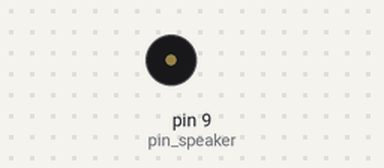
Recording of a sketch running on a simulated Arduino Uno, built with avr-gcc and run on an emulated ATmega328P. Shown: buzzer (waves = sounding, pin HIGH). Pins used as bus, display or sensor lines are not drawn.

Above: at 0.1 s.
Timing chart, 0 to 0.1 s (numbered marks = the images above):
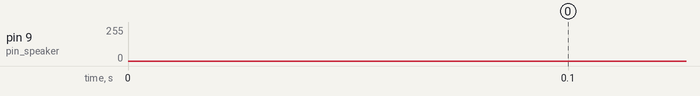

The sketch:

audio.ino
```cpp
#include "PWMSine.h"


#define pin_speaker 9  // needs to be supported by TimerOne


void setup()
{
    PWMSine_setup();
    Serial.begin(9600);
}


void loop()
{
    PWMSine_tone(pin_speaker, 440, 128);
    delay(1000);
    PWMSine_tone(pin_speaker, 440, 255);
    delay(1000);
    PWMSine_noTone(pin_speaker);
    delay(2000);
}
```

PWMSine.cpp
```cpp
// https://github.com/PaulStoffregen/TimerOne
// version 1.1.0 (git tag 1.1)
#include <TimerOne.h>

#include "PWMSine.h"
#include "sinlut.h"

uint8_t tone_pin;
uint8_t tone_amplitude;
// number of sine wave points per interrupt * 64
// (*64 increases resolution)
uint16_t tone_k;


void timer1_ISR()
{
    static uint16_t i = 0;
    i += tone_k;
    int16_t value = int8_t(pgm_read_byte_near(sin_LUT + (uint8_t)(i/64))) * tone_amplitude / 64;
    Timer1.setPwmDuty(tone_pin, value + 512);
}


void PWMSine_setup()
{
    Timer1.initialize(timer1_us);
    Timer1.stop();
    Timer1.attachInterrupt(timer1_ISR);
}


void PWMSine_tone(uint8_t pin, uint16_t freq, uint8_t amplitude)
{
    tone_k = 64UL * timer1_us * 256UL / (1000000UL/freq);
    tone_pin = pin;
    tone_amplitude = amplitude;
    //Serial.print("k: ");
    //Serial.println(tone_k);
    //Serial.print("ampl: ");
    //Serial.println(amplitude);
    //Serial.flush();
    // Timer1.pwm needs to be called at least once before setPwmDuty can be
    // used.
    Timer1.pwm(tone_pin, 512);
    Timer1.start();
}


void PWMSine_noTone(uint8_t pin)
{
    (void)pin;
    Timer1.stop();
}
```

PWMSine.h
```cpp
#ifndef PWMSINE_H
#define PWMSINE_H


// PWM period. 20 us (50 kHz) seems to be optimal for further processing.
#define timer1_us 20


void PWMSine_setup();
void PWMSine_tone(uint8_t pin, uint16_t freq, uint8_t amplitude=255);
void PWMSine_noTone(uint8_t pin);


#endif  // PWMSINE_H
```

sinlut.h
```cpp
/*!
    @file
    @brief Lookup table for sin.

    This file is automatically generated by `sinlut.py`.
*/

#ifndef SINLUT_H
#define SINLUT_H

const int8_t PROGMEM sin_LUT[] = {
    0,  // 0
    3,  // 1
    6,  // 2
    9,  // 3
    12,  // 4
    15,  // 5
    18,  // 6
    21,  // 7
    24,  // 8
    27,  // 9
    30,  // 10
    33,  // 11
    36,  // 12
    39,  // 13
    42,  // 14
    45,  // 15
    48,  // 16
    51,  // 17
    54,  // 18
    57,  // 19
    59,  // 20
    62,  // 21
    65,  // 22
    67,  // 23
    70,  // 24
    73,  // 25
    75,  // 26
    78,  // 27
    80,  // 28
    82,  // 29
    85,  // 30
    87,  // 31
    89,  // 32
    91,  // 33
    94,  // 34
    96,  // 35
    98,  // 36
    100,  // 37
    102,  // 38
    103,  // 39
    105,  // 40
    107,  // 41
    108,  // 42
    110,  // 43
    112,  // 44
    113,  // 45
    114,  // 46
    116,  // 47
    117,  // 48
    118,  // 49
    119,  // 50
    120,  // 51
    121,  // 52
    122,  // 53
    123,  // 54
    123,  // 55
    124,  // 56
    125,  // 57
    125,  // 58
    126,  // 59
    126,  // 60
    126,  // 61
    126,  // 62
    126,  // 63
    127,  // 64
    126,  // 65
    126,  // 66
    126,  // 67
    126,  // 68
    126,  // 69
    125,  // 70
    125,  // 71
    124,  // 72
    123,  // 73
    123,  // 74
    122,  // 75
    121,  // 76
    120,  // 77
    119,  // 78
    118,  // 79
    117,  // 80
    116,  // 81
    114,  // 82
    113,  // 83
    112,  // 84
    110,  // 85
    108,  // 86
    107,  // 87
    105,  // 88
    103,  // 89
    102,  // 90
    100,  // 91
    98,  // 92
    96,  // 93
    94,  // 94
    91,  // 95
    89,  // 96
    87,  // 97
    85,  // 98
    82,  // 99
    80,  // 100
    78,  // 101
    75,  // 102
    73,  // 103
    70,  // 104
    67,  // 105
    65,  // 106
    62,  // 107
    59,  // 108
    57,  // 109
    54,  // 110
    51,  // 111
    48,  // 112
    45,  // 113
    42,  // 114
    39,  // 115
    36,  // 116
    33,  // 117
    30,  // 118
    27,  // 119
    24,  // 120
    21,  // 121
    18,  // 122
    15,  // 123
    12,  // 124
    9,  // 125
    6,  // 126
    3,  // 127
    0,  // 128
    -3,  // 129
    -6,  // 130
    -9,  // 131
    -12,  // 132
    -15,  // 133
    -18,  // 134
    -21,  // 135
    -24,  // 136
    -27,  // 137
    -30,  // 138
    -33,  // 139
    -36,  // 140
    -39,  // 141
    -42,  // 142
    -45,  // 143
    -48,  // 144
    -51,  // 145
    -54,  // 146
    -57,  // 147
    -59,  // 148
    -62,  // 149
    -65,  // 150
    -67,  // 151
    -70,  // 152
    -73,  // 153
    -75,  // 154
    -78,  // 155
    -80,  // 156
    -82,  // 157
    -85,  // 158
    -87,  // 159
    -89,  // 160
    -91,  // 161
    -94,  // 162
    -96,  // 163
    -98,  // 164
    -100,  // 165
    -102,  // 166
    -103,  // 167
    -105,  // 168
    -107,  // 169
    -108,  // 170
    -110,  // 171
    -112,  // 172
    -113,  // 173
    -114,  // 174
    -116,  // 175
    -117,  // 176
    -118,  // 177
    -119,  // 178
    -120,  // 179
    -121,  // 180
    -122,  // 181
    -123,  // 182
    -123,  // 183
    -124,  // 184
    -125,  // 185
    -125,  // 186
    -126,  // 187
    -126,  // 188
    -126,  // 189
    -126,  // 190
    -126,  // 191
    -127,  // 192
    -126,  // 193
    -126,  // 194
    -126,  // 195
    -126,  // 196
    -126,  // 197
    -125,  // 198
    -125,  // 199
    -124,  // 200
    -123,  // 201
    -123,  // 202
    -122,  // 203
    -121,  // 204
    -120,  // 205
    -119,  // 206
    -118,  // 207
    -117,  // 208
    -116,  // 209
    -114,  // 210
    -113,  // 211
    -112,  // 212
    -110,  // 213
    -108,  // 214
    -107,  // 215
    -105,  // 216
    -103,  // 217
    -102,  // 218
    -100,  // 219
    -98,  // 220
    -96,  // 221
    -94,  // 222
    -91,  // 223
    -89,  // 224
    -87,  // 225
    -85,  // 226
    -82,  // 227
    -80,  // 228
    -78,  // 229
    -75,  // 230
    -73,  // 231
    -70,  // 232
    -67,  // 233
    -65,  // 234
    -62,  // 235
    -59,  // 236
    -57,  // 237
    -54,  // 238
    -51,  // 239
    -48,  // 240
    -45,  // 241
    -42,  // 242
    -39,  // 243
    -36,  // 244
    -33,  // 245
    -30,  // 246
    -27,  // 247
    -24,  // 248
    -21,  // 249
    -18,  // 250
    -15,  // 251
    -12,  // 252
    -9,  // 253
    -6,  // 254
    -3,  // 255
};

#endif  // SINLUT_H
```
